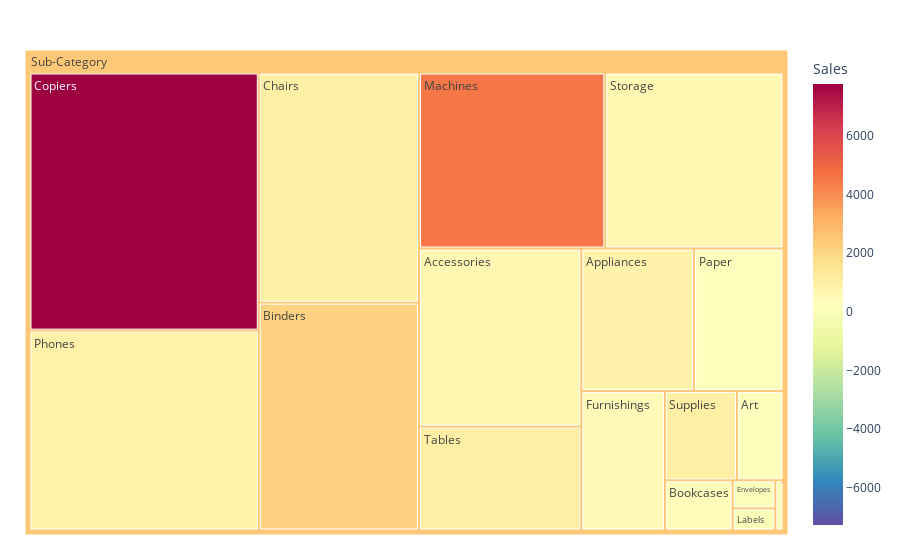

This figure's notebook cell:
### Code cell
#Tree

import plotly.express as px
fig = px.treemap(df, path=[px.Constant('Sub-Category'), 'Sub-Category'],
              values=df['Sales'],
              color=df['Sales'],
                 color_continuous_scale='Spectral_r',
                 color_continuous_midpoint=np.average(df['Sales'])
              )
fig.update_layout(margin = dict(t=50, l=25, r=25, b=25))
fig.show()

### Figure 1 — Plotly figure (JSON) as saved in the notebook; plotly's stock layout.template omitted (floating-point values rounded to 4 significant figures)
{"data": [{"branchvalues": "total", "customdata": [[644.7], [868.4], [105.9], [2164.0], [435.5], [983.0], [7781.0], [83.08], [18.41], [490.9], [37.24], [4549.0], [173.7], [929.6], [621.2], [1033.0], [1022.0], [2472.0]], "domain": {"x": [0, 1], "y": [0, 1]}, "hovertemplate": "labels=%{label}<br>Sales_sum=%{value}<br>parent=%{parent}<br>id=%{id}<br>Sales=%{color}<extra></extra>", "ids": ["Sub-Category/Accessories", "Sub-Category/Appliances", "Sub-Category/Art", "Sub-Category/Binders", "Sub-Category/Bookcases", "Sub-Category/Chairs", "Sub-Category/Copiers", "Sub-Category/Envelopes", "Sub-Category/Fasteners", "Sub-Category/Furnishings", "Sub-Category/Labels", "Sub-Category/Machines", "Sub-Category/Paper", "Sub-Category/Phones", "Sub-Category/Storage", "Sub-Category/Supplies", "Sub-Category/Tables", "Sub-Category"], "labels": ["Accessories", "Appliances", "Art", "Binders", "Bookcases", "Chairs", "Copiers", "Envelopes", "Fasteners", "Furnishings", "Labels", "Machines", "Paper", "Phones", "Storage", "Supplies", "Tables", "Sub-Category"], "marker": {"coloraxis": "coloraxis", "colors": [644.7, 868.4, 105.9, 2164.0, 435.5, 983.0, 7781.0, 83.08, 18.41, 490.9, 37.24, 4549.0, 173.7, 929.6, 621.2, 1033.0, 1022.0, 2472.0]}, "name": "", "parents": ["Sub-Category", "Sub-Category", "Sub-Category", "Sub-Category", "Sub-Category", "Sub-Category", "Sub-Category", "Sub-Category", "Sub-Category", "Sub-Category", "Sub-Category", "Sub-Category", "Sub-Category", "Sub-Category", "Sub-Category", "Sub-Category", "Sub-Category", ""], "type": "treemap", "values": [16570.0, 9216.0, 2379.0, 20930.0, 1949.0, 21140.0, 33940.0, 690.9, 234.0, 6688.0, 542.6, 18800.0, 7308.0, 26280.0, 17990.0, 3683.0, 9663.0, 198000.0]}], "layout": {"coloraxis": {"cmid": 250.3, "colorbar": {"title": {"text": "Sales"}}, "colorscale": [[0, "rgb(94,79,162)"], [0.1, "rgb(50,136,189)"], [0.2, "rgb(102,194,165)"], [0.3, "rgb(171,221,164)"], [0.4, "rgb(230,245,152)"], [0.5, "rgb(255,255,191)"], [0.6, "rgb(254,224,139)"], [0.7, "rgb(253,174,97)"], [0.8, "rgb(244,109,67)"], [0.9, "rgb(213,62,79)"], [1, "rgb(158,1,66)"]]}, "legend": {"tracegroupgap": 0}, "margin": {"b": 25, "l": 25, "r": 25, "t": 50}}}
